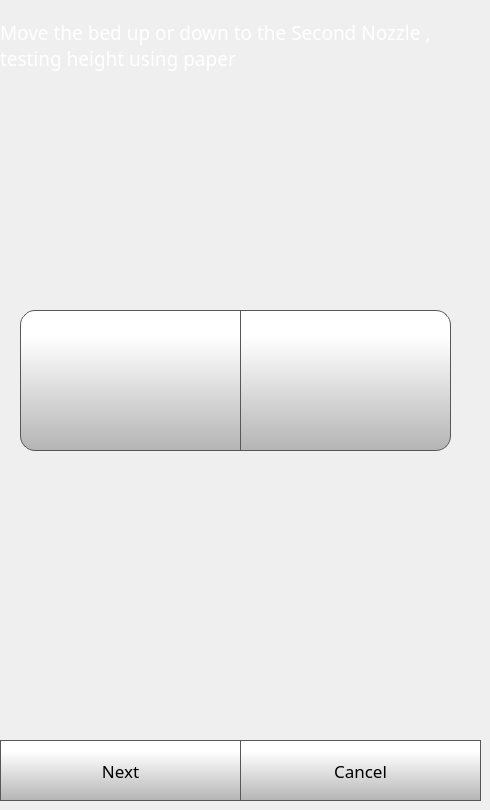
    <widget class="QWidget" name="nozzleHeightStep1Page">
     <widget class="QPushButton" name="nozzleHeightStep1NextButton">
      <property name="geometry">
       <rect>
        <x>0</x>
        <y>740</y>
        <width>241</width>
        <height>61</height>
       </rect>
      </property>
      <property name="font">
       <font>
        <family>Gotham</family>
        <pointsize>13</pointsize>
       </font>
      </property>
      <property name="styleSheet">
       <string notr="true">QPushButton {
     border: 1px solid rgb(87, 87, 87);
	background-color: qlineargradient(spread:pad, x1:0, y1:1, x2:0, y2:0.188, stop:0 rgba(180, 180, 180, 255), stop:1 rgba(255, 255, 255, 255));


}

QPushButton:pressed {
    background-color: qlineargradient(x1: 0, y1: 0, x2: 0, y2: 1,
                                      stop: 0 #dadbde, stop: 1 #f6f7fa);
}

QPushButton:flat {
    border: none; /* no border for a flat push button */
}

QPushButton:default {
    border-color: navy; /* make the default button prominent */
}

QPushButton:focus {
	outline: none;
}</string>
      </property>
      <property name="text">
       <string>Next</string>
      </property>
      <property name="iconSize">
       <size>
        <width>40</width>
        <height>40</height>
       </size>
      </property>
     </widget>
     <widget class="QPushButton" name="nozzleHeightStep1CancelButton">
      <property name="geometry">
       <rect>
        <x>240</x>
        <y>740</y>
        <width>241</width>
        <height>61</height>
       </rect>
      </property>
      <property name="font">
       <font>
        <family>Gotham</family>
        <pointsize>13</pointsize>
       </font>
      </property>
      <property name="styleSheet">
       <string notr="true">QPushButton {
     border: 1px solid rgb(87, 87, 87);
	background-color: qlineargradient(spread:pad, x1:0, y1:1, x2:0, y2:0.188, stop:0 rgba(180, 180, 180, 255), stop:1 rgba(255, 255, 255, 255));


}

QPushButton:pressed {
    background-color: qlineargradient(x1: 0, y1: 0, x2: 0, y2: 1,
                                      stop: 0 #dadbde, stop: 1 #f6f7fa);
}

QPushButton:flat {
    border: none; /* no border for a flat push button */
}

QPushButton:default {
    border-color: navy; /* make the default button prominent */
}

QPushButton:focus {
	outline: none;
}</string>
      </property>
      <property name="text">
       <string>Cancel</string>
      </property>
      <property name="iconSize">
       <size>
        <width>40</width>
        <height>40</height>
       </size>
      </property>
     </widget>
     <widget class="QLabel" name="caliberateLabel_19">
      <property name="geometry">
       <rect>
        <x>0</x>
        <y>10</y>
        <width>471</width>
        <height>71</height>
       </rect>
      </property>
      <property name="font">
       <font>
        <family>Gotham</family>
        <pointsize>14</pointsize>
        <weight>50</weight>
        <bold>false</bold>
       </font>
      </property>
      <property name="styleSheet">
       <string notr="true">color: rgb(255, 255, 255);</string>
      </property>
      <property name="text">
       <string>Move the bed up or down to the Second Nozzle , testing height using paper </string>
      </property>
      <property name="wordWrap">
       <bool>true</bool>
      </property>
     </widget>
     <widget class="QPushButton" name="moveZMT1CaliberateButton">
      <property name="geometry">
       <rect>
        <x>240</x>
        <y>310</y>
        <width>211</width>
        <height>141</height>
       </rect>
      </property>
      <property name="minimumSize">
       <size>
        <width>0</width>
        <height>0</height>
       </size>
      </property>
      <property name="font">
       <font>
        <family>Gotham</family>
        <pointsize>15</pointsize>
       </font>
      </property>
      <property name="styleSheet">
       <string notr="true">QPushButton {
     border: 1px solid rgb(87, 87, 87);

	background-color: qlineargradient(spread:pad, x1:0, y1:1, x2:0, y2:0.188, stop:0 rgba(180, 180, 180, 255), stop:1 rgba(255, 255, 255, 255));
	border-bottom-right-radius: 15px;
	border-top-right-radius: 15px;
}

QPushButton:pressed {
    background-color: qlineargradient(x1: 0, y1: 0, x2: 0, y2: 1,
                                      stop: 0 #dadbde, stop: 1 #f6f7fa);
}

QPushButton:flat {
    border: none; /* no border for a flat push button */
}

QPushButton:default {
    border-color: navy; /* make the default button prominent */
}

QPushButton:focus {
	outline: none;
}</string>
      </property>
      <property name="text">
       <string/>
      </property>
      <property name="icon">
       <iconset>
        <normaloff>templates/img/arrows.png</normaloff>templates/img/arrows.png</iconset>
      </property>
      <property name="iconSize">
       <size>
        <width>40</width>
        <height>40</height>
       </size>
      </property>
      <property name="checkable">
       <bool>false</bool>
      </property>
      <property name="autoDefault">
       <bool>false</bool>
      </property>
      <property name="default">
       <bool>false</bool>
      </property>
      <property name="flat">
       <bool>false</bool>
      </property>
     </widget>
     <widget class="QPushButton" name="moveZPT1CaliberateButton">
      <property name="geometry">
       <rect>
        <x>20</x>
        <y>310</y>
        <width>221</width>
        <height>141</height>
       </rect>
      </property>
      <property name="minimumSize">
       <size>
        <width>0</width>
        <height>0</height>
       </size>
      </property>
      <property name="font">
       <font>
        <family>Gotham</family>
        <pointsize>15</pointsize>
       </font>
      </property>
      <property name="styleSheet">
       <string notr="true">QPushButton {
     border: 1px solid rgb(87, 87, 87);

	background-color: qlineargradient(spread:pad, x1:0, y1:1, x2:0, y2:0.188, stop:0 rgba(180, 180, 180, 255), stop:1 rgba(255, 255, 255, 255));
	border-bottom-left-radius: 15px;
	border-top-left-radius: 15px;
}

QPushButton:pressed {
    background-color: qlineargradient(x1: 0, y1: 0, x2: 0, y2: 1,
                                      stop: 0 #dadbde, stop: 1 #f6f7fa);
}

QPushButton:flat {
    border: none; /* no border for a flat push button */
}

QPushButton:default {
    border-color: navy; /* make the default button prominent */
}

QPushButton:focus {
	outline: none;
}</string>
      </property>
      <property name="text">
       <string/>
      </property>
      <property name="icon">
       <iconset>
        <normaloff>templates/img/arrows-5.png</normaloff>templates/img/arrows-5.png</iconset>
      </property>
      <property name="iconSize">
       <size>
        <width>40</width>
        <height>40</height>
       </size>
      </property>
      <property name="checkable">
       <bool>false</bool>
      </property>
      <property name="autoDefault">
       <bool>false</bool>
      </property>
      <property name="default">
       <bool>false</bool>
      </property>
      <property name="flat">
       <bool>false</bool>
      </property>
     </widget>
    </widget>
